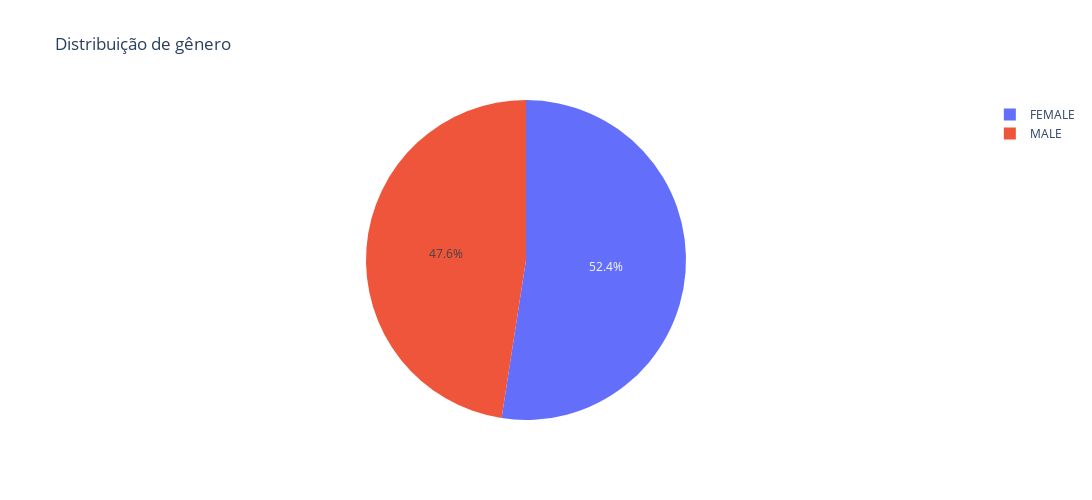

Here is the notebook cell this chart was saved with:
### Code cell
# GRÁFICO PARA DISTRIBUIÇÃO DE GÊNERO
genero_counts = df_categorico['GENDER'].value_counts().reset_index()
genero_counts.columns = ['GENDER', 'COUNT']
fig = px.pie(genero_counts, names='GENDER', values='COUNT', title='Distribuição de gênero')
fig.update_layout(width=1200, height=500)
fig.show()

### Figure 1 — Plotly figure (JSON) as saved in the notebook; plotly's stock layout.template omitted (floating-point values rounded to 4 significant figures)
{"data": [{"domain": {"x": [0, 1], "y": [0, 1]}, "hovertemplate": "GENDER=%{label}<br>COUNT=%{value}<extra></extra>", "labels": ["FEMALE", "MALE"], "legendgroup": "", "name": "", "showlegend": true, "type": "pie", "values": [86, 78]}], "layout": {"height": 500, "legend": {"tracegroupgap": 0}, "title": {"text": "Distribuição de gênero"}, "width": 1200}}
